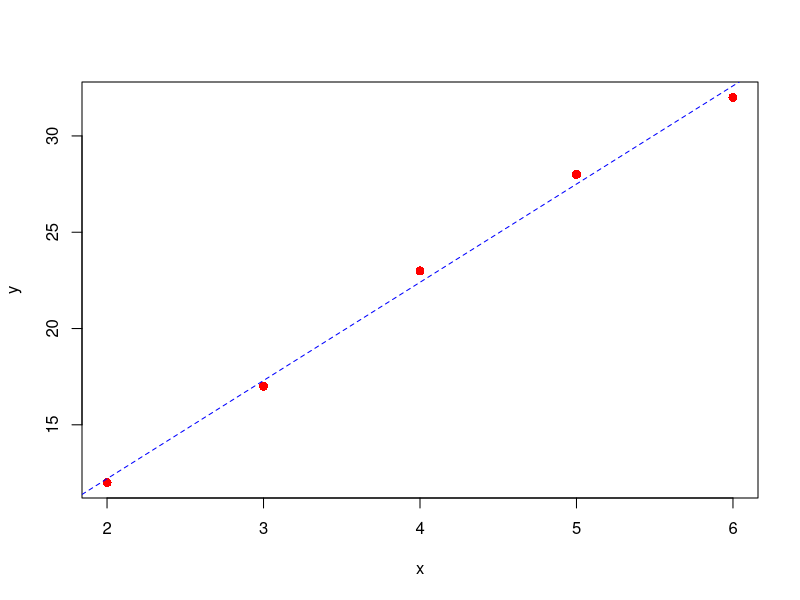

Write R code to recreate this figure. (Note: this script raises an error after producing the figure.)
# QUESTION - 1
x <- c(2,3,4,5,6)
y <- c(12,17,23,28,32)
df = data.frame(x,y)

#a
regression_a = lm(y~x)
regression_a
a = regression_a$coefficients[2]
b = regression_a$coefficients[1]

#b
plot(x, y, pch=16, col='red', cex=1.2)
abline(lm(y ~ x), col='blue' , lty='dashed')

#c
n=5
predictors = 1

ypp = predict(regression, df)
RSS = sum((ypp - y)^2)
RSS

TSS = sum((y-mean(y))^2)
r_sq = 1-(RSS/TSS)
r_sq

adj_r_sq = 1 - ((1-r_sq)*(n-1))/(n-predictors-1)
adj_r_sq

#d
mean_x = mean(x)
mean_y = mean(y)
var_x = sum((x-mean_x)^2)/n-1
var_y = sum((y-mean_y)^2)/n-1

SSM = sum((ypp-mean_y)^2)
DFM = predictors
DFE = n-predictors-1
SSE = RSS

MSM = SSM/DFM
MSE = SSE/DFE

F_static = MSM/MSE
F_critical = qf(0.05, predictors, n-predictors-1, FALSE)
summary(regression_a)
pvalue = (summary(regression_a)$coefficients[,4]["x"])
if(F_static > F_critical && 0.05>pvalue){
  print("Reject Null Hypothesis - Model can be accepted and has atleast one dependence")
}else{
  print("Accept Null Hypothesis")
}


# QUESTION - 2
x1 <- c(2,3,4,5,6)
x2 <- c(14,15,26,27,28)
x3 <- c(45, 89, 100, 290, 478)
y1 <- c(12, 17, 23, 28, 32)
df1 = data.frame(x1,x2,x3,y1)
df1

#a
regression_df1 = lm(y1~x1+x2+x3)
regression_df1

summary(regression_df1)

regression_df1$coefficients
r_sq_df1 = regression_df1$r.squared
adj_r_sq_df1 = regression_df1$adj.r.squared    

X1 <- c(2,3,4,5,6)
X2 <- c(14,15,26,27,28)
X3 <- c(4, 6, 8, 10, 12)
y2 <- c(12, 17, 23, 28, 32)
df2 = data.frame(X1,X2,X3,y2)
df2
